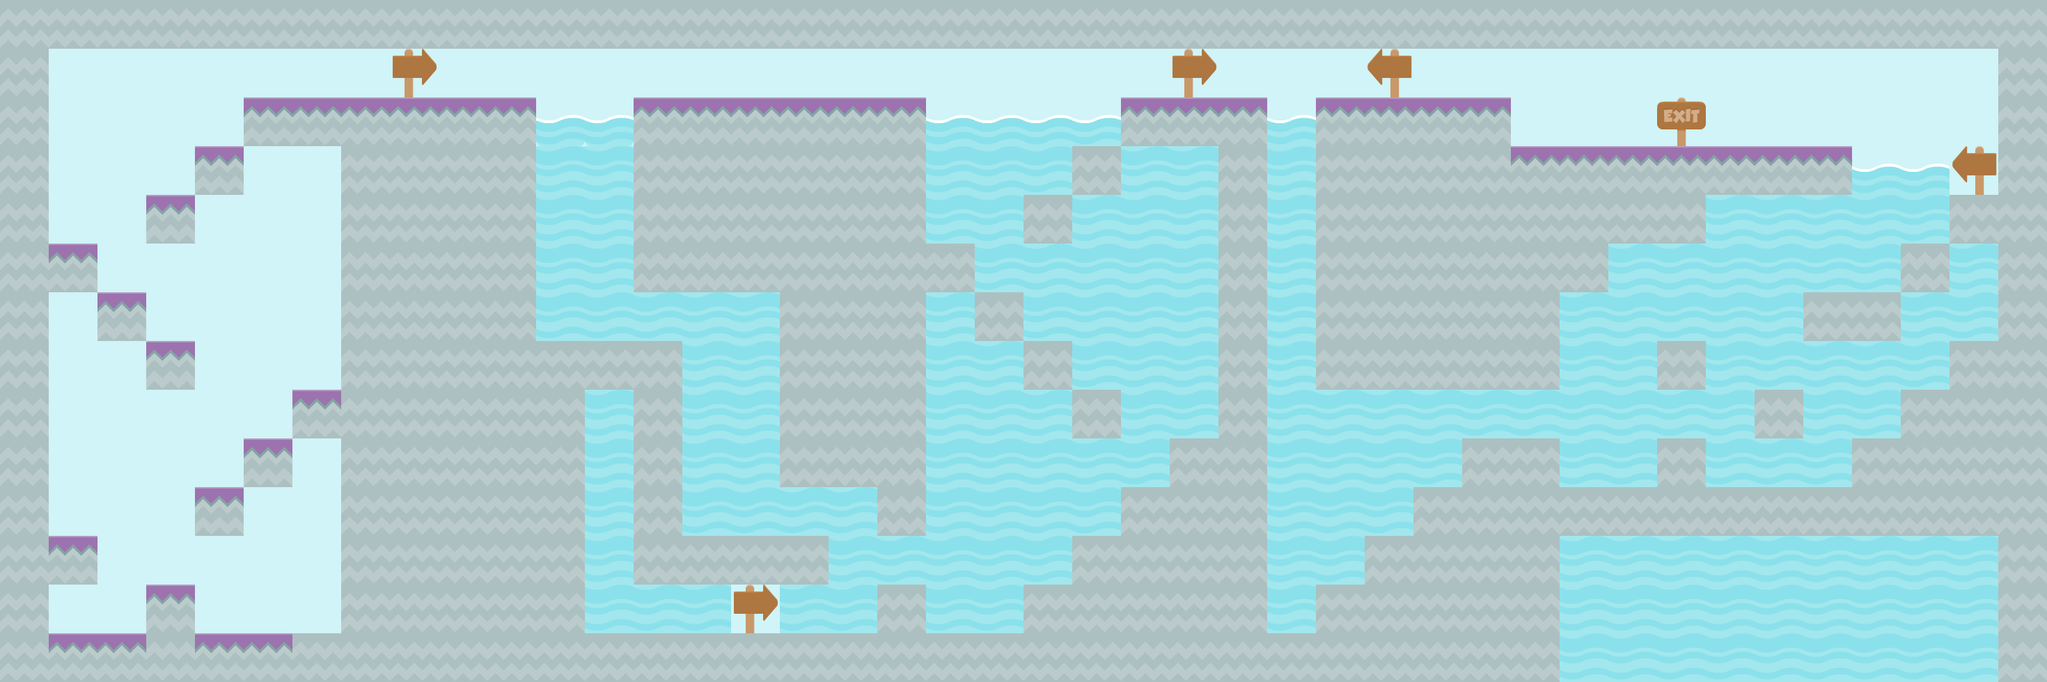

The image is a tile-based game level rendered from a .tmx file. Its description and source (layers, tilesets, objects; grid data summarised) follow:
An orthogonal 42x14 tile map with 70x70 px tiles, 4 tile layers (BackgroundLayer, DecorationLayer, CollisionLayer, FruitLayer), 4 tilesets.

<map version="1.0" orientation="orthogonal" renderorder="left-up" width="42" height="14" tilewidth="70" tileheight="70" nextobjectid="19">
 <tileset firstgid="1" name="tiles_spritesheet" tilewidth="70" tileheight="70" spacing="2">
  <image source="../CutePack/Base pack/Tiles/tiles_spritesheet.png" trans="ff00ff" width="914" height="936" />
  <tile id="44">
   <properties>
    <property name="suelo" value="true" />
   </properties>
  </tile>
  <tile id="56">
   <properties>
    <property name="suelo" value="true" />
   </properties>
  </tile>
  <tile id="68">
   <properties>
    <property name="suelo" value="true" />
   </properties>
  </tile>
  <tile id="80">
   <properties>
    <property name="suelo" value="true" />
   </properties>
  </tile>
  <tile id="91">
   <properties>
    <property name="suelo" value="true" />
   </properties>
  </tile>
  <tile id="97">
   <properties>
    <property name="fruitType" value="apple" />
   </properties>
  </tile>
  <tile id="103">
   <properties>
    <property name="suelo" value="true" />
   </properties>
  </tile>
  <tile id="115">
   <properties>
    <property name="suelo" value="true" />
   </properties>
  </tile>
  <tile id="132">
   <properties>
    <property name="desplazable" value="true" />
    <property name="suelo" value="true" />
   </properties>
  </tile>
 </tileset>
 <tileset firstgid="157" name="fondo" tilewidth="70" tileheight="70" spacing="2">
  <image source="../CutePack/Base pack/bg.png" trans="ff00ff" width="256" height="256" />
 </tileset>
 <tileset firstgid="166" name="transparent" tilewidth="70" tileheight="70">
  <image source="../CutePack/transparent.png" width="70" height="70" />
  <tile id="0">
   <properties>
    <property name="tileType" value="air" />
   </properties>
  </tile>
 </tileset>
 <tileset firstgid="167" name="Frutas-01" tilewidth="70" tileheight="70">
  <image source="../CutePack/Frutas/Frutas-01.png" width="140" height="140" />
  <tile id="0">
   <properties>
    <property name="tileType" value="manzana" />
   </properties>
  </tile>
  <tile id="1">
   <properties>
    <property name="tileType" value="uva" />
   </properties>
  </tile>
  <tile id="2">
   <properties>
    <property name="tileType" value="sandia" />
   </properties>
  </tile>
  <tile id="3">
   <properties>
    <property name="tileType" value="pera" />
   </properties>
  </tile>
 </tileset>
 <layer name="BackgroundLayer" width="42" height="14">
  <data>[588 cells, 588 non-empty, 1 distinct tile ids]</data>
 </layer>
 <layer name="DecorationLayer" width="42" height="14">
  <data>[588 cells, 182 non-empty, 6 distinct tile ids]</data>
 </layer>
 <layer name="CollisionLayer" width="42" height="14">
  <data>[588 cells, 588 non-empty, 3 distinct tile ids]</data>
 </layer>
 <layer name="FruitLayer" width="42" height="14">
  <data>[588 cells, 22 non-empty, 4 distinct tile ids]</data>
 </layer>
</map>
